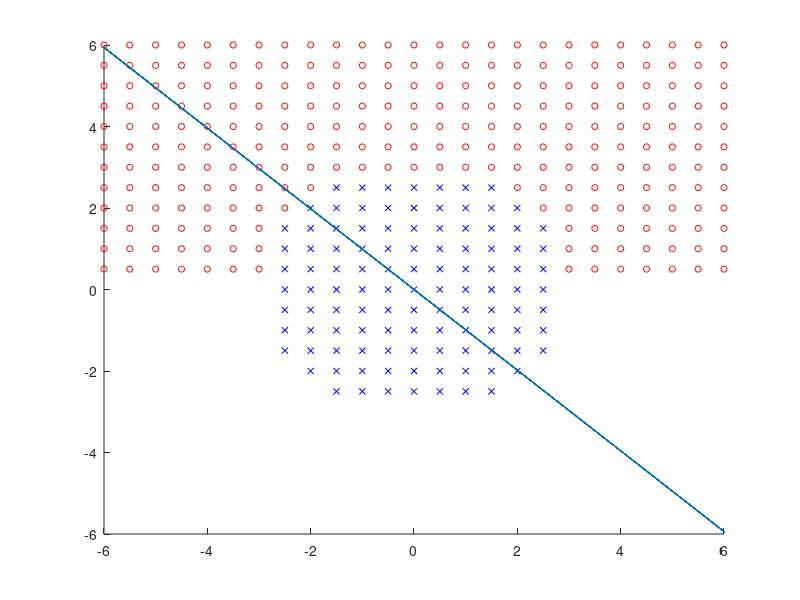

This chart was generated by the following MATLAB code:
function demonstrateAdaBoost()

close all;

no_weak_classifiers = 10; % adjust me (number of weak classifiers)
grid_on = true; % adjust me (switches between two distributions to classify)

% sample some points (half-ring pattern)
if ~ grid_on
    samples_per_class = 100; % adjust me
    samples = randn( samples_per_class, 2 );
    orientations = 0.5 * 2 * pi * rand( samples_per_class, 1 );
    radii = randn( samples_per_class, 1 ) + 4;
    samples = cat(1, samples, cat(2, cos(orientations), sin(orientations)) .* (repmat(radii, [1, 2])) );
    labels = cat(1, ones(samples_per_class, 1), - ones(samples_per_class, 1) );
else
    [x, y] = meshgrid( -6:0.5:6, -6:0.5:6 );
    samples(:, 1) = x(:);
    samples(:, 2) = y(:);
    norms = sqrt(samples(:, 1).^2 + samples(:, 2).^2);
    labels = 1 .* double( norms < 3 ) + (-1) .* double( norms >= 3 & y(:) > 0 );
    
    samples(labels == 0, :) = [];
    labels(labels == 0) = [];
end

sample_weights = ones( size(samples, 1), 1 );
sample_weights = sample_weights / sum(sample_weights);


hMain = figure;




alpha_vec = []; % vector of weights, alpha on the lecture slides
ws = []; % weight vectors of weak linear classifiers
cs = []; % offset scalars of weak linear classifiers

for t = 1:no_weak_classifiers
    
%     [w,c] = trainLDA( samples, sample_weights, samples_per_class );
    %owndebug(sprintf('before_%d', t), samples, sample_weights, labels);
    [w,c] = trainLinClass( samples, sample_weights, labels );
    %owndebug(sprintf('after_%d', t), samples, w, labels);

    % trainLinClass yields a linear classifier with weight vector w and
    % offset c to minimize the weighted classification error of all samples
    % given the corresponding sample_weights, 
    % sample_weights(i) contains the weight of sample(i, :)
    % labels(i) contains a 1 or -1 for the class of sample(i, :)

    ws(end + 1, :) = w; % store w and c for each chosen weak classifier
    cs(end + 1) = c;

    [alpha_vec, sample_weights, strong_correct] = buildStrongClassifier( alpha_vec, ws, cs, samples, sample_weights, labels );
    % buildStrongClassifier updates the strong classifier given by
    % alpha_vec
    % ws, cs, store all weak classifiers that were so far selected
    % buildStrongClassifier also updates the sample_weights according to
    % the classification results of the latest weak classifier
    % strong_correct(i) is true iff samples(i, :) is correctly classified
    % by the current strong classifier

    % draw state of AdaBoost into main figure and wait 1 sec
    
    figure(hMain);
    cla;
    colors = [[1., 0, 0]; [0., 0., 1.]];
    min_marker_size = 15;
    marker_sizes = 20 * size(samples, 1) * sample_weights(labels == 1);
    marker_sizes( marker_sizes < min_marker_size ) = min_marker_size;
    scatter( samples(labels == 1, 1), samples(labels == 1, 2), marker_sizes, ...
        colors( int32(strong_correct(labels == 1)) + 1 , : ), 'x');
    hold on;
    marker_sizes = 20 * size(samples, 1) * sample_weights(labels == -1);
    marker_sizes( marker_sizes < min_marker_size ) = min_marker_size;    
    scatter( samples(labels == -1, 1), samples(labels == -1, 2), marker_sizes, ...
        colors( int32(strong_correct(labels == -1)) + 1 , : ), 'o');
    xlim([-6;6]);
    ylim([-6;6]);
    for k = 1:numel(cs)
        drawHyperplane( ws(k, :), cs(k) );
    end
    drawnow();
    pause(1);
    
end
end

function [w, c] = trainLinClass( samples, sample_weights, labels )

X = sqrt(sum(samples.^2, 2));
y_ = labels;

w = sample_weights;
%c = X'*w;
c = 0;

% explained here: https://people.eecs.berkeley.edu/~jrs/189/lec/02.pdf
% explained here: https://people.eecs.berkeley.edu/~jrs/189/lec/03.pdf
learnrate = 0.15;
run = true;
while run
    V = y_ .* (X .* w) + c;
    indexes = find(V<0);
    if isempty(indexes)
        run = false;
    end
    for i = indexes
        w(i) = w(i) + learnrate.*y_(i).*X(i);
    end
end


% train a linear classifier that minimizes the weighted error when
% classifying samples
%
% do this brute-force: try orientations from 0 to 2pi and useful offsets
% and return the linear classifier with minimum weighted error
%
% you can you my_sign (see below) if you want, do not user Matlab's sign
% function
end

    
    
function [alpha_vec, sample_weights, strong_correct] = buildStrongClassifier( alpha_vec, ws, cs, samples, sample_weights, labels )
% perform one iteration of AdaBoost, ws(end), cs(end) contain the most recent weakest classifier, integrate it into the strong classifier

% according to the rules from AdaBoost as shown on the lecture slides
X = sqrt(sum(samples.^2, 2));
w_ = sample_weights;
y_ = labels;
currC = cs(end);
h_j = my_sign(ws(end)' .* X + currC);
e_j = 0.5 * sum( w_ .* abs( h_j - y_) );


w_ = w_ .* (e_j/(1-e_j)) .^ (y_ .* h_j);

%{
[wX, wY] = size(w_);
for i = 1:wX
    w_(i) = w_(i) * (e_j/(1-e_j)) ^ (y_(i) * h_j(i));
end
%}

alpha_vec(end + 1) = log( (1-e_j) / e_j );
strong_correct = my_sign(w_ .* X + currC) == y_;
sample_weights = w_;
end
    
    
function drawHyperplane( w, c )

    pnts_on_line = zeros(2, 2);
    if abs(w(2)) < 1e-5
        pnts_on_line(1, 1) = c / w(1);
        pnts_on_line(2, 1) = 0;
        pnts_on_line(1, 2) = pnts_on_line(1, 1) + 10 * w(2);
        pnts_on_line(2, 2) = pnts_on_line(2, 1) - 10 * w(1);
        pnts_on_line(1, 1) = pnts_on_line(1, 2) - 20 * w(2);
        pnts_on_line(2, 1) = pnts_on_line(2, 2) + 20 * w(1);        
    else
        pnts_on_line(1, 1) = 0;
        pnts_on_line(2, 1) = c / w(2);
        pnts_on_line(1, 2) = pnts_on_line(1, 1) + 10 * w(2);
        pnts_on_line(2, 2) = pnts_on_line(2, 1) - 10 * w(1);
        pnts_on_line(1, 1) = pnts_on_line(1, 2) - 20 * w(2);
        pnts_on_line(2, 1) = pnts_on_line(2, 2) + 20 * w(1);
    end
            
    line( pnts_on_line( 1, : ), pnts_on_line( 2, : ) );
end

function s = my_sign( x )
    s = double(x >= 0) - double(x < 0);
end

function owndebug(name, samples, sample_weights, labels)
     
    figure('Name', sprintf('%s weights', name)), plot([1:size(sample_weights,1)], sample_weights);
    
    samples_ = samples .* sample_weights;
    samples_(:,3)=labels;

    samples1 = samples_(samples_(:,3)==1, 1:2);
    samples2 = samples_(samples_(:,3)==-1, 1:2);

    
    figure('Name', sprintf('%s 2D', name)), plot(samples1(:,1), samples1(:,2), 'bx', samples2(:,1), samples2(:,2), 'rx'), grid on;
  
    
    distance = sqrt(samples_(:,1).^2 + samples_(:,2).^2) .* sample_weights;
    distance(:,2)=labels;
    
    dist1 = distance(distance(:,2)==1);
    dist2 = distance(distance(:,2)==-1);
    
    %text(samples1(:,1), samples1(:,2), num2str(round(dist1,2)));
    %text(samples2(:,1), samples2(:,2), num2str(round(dist2,2)));

    
    figure('Name',sprintf('%s 1D', name)), plot(dist1, 1, 'bx', dist2, -1, 'rx'), grid on;

end